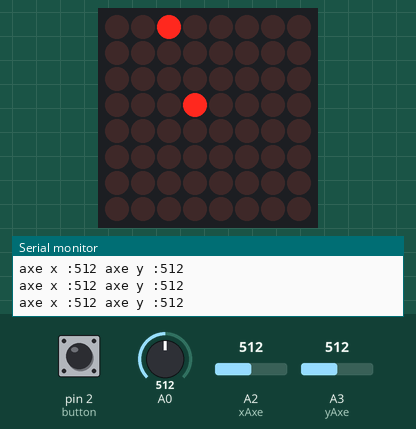
Simulated run of this sketch. Board: Arduino Uno, built with avr-gcc and run on an emulated ATmega328P. On the bench: 8×8 LED matrix, the last lines printed to the serial monitor. The inputs (shaded band) are chosen by the test bench; at power-on: A2 (xAxe) = 512, pin 2 (button) HIGH, A3 (yAxe) = 512, A0 = 512. Random numbers use the default seed unless the sketch sets one.

Above: at 1.2 s.
1.3 s: A2 (xAxe) set to 104
At 2.37 s:
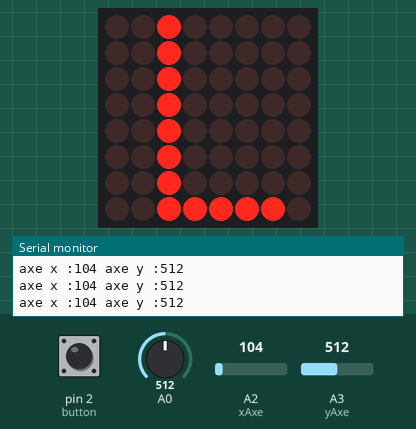
3.0 s: A2 (xAxe) set to 91
At 4.7 s:
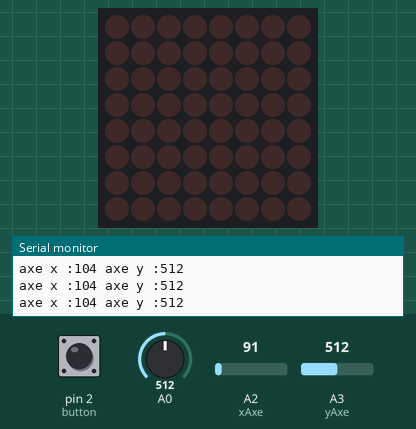
5.5 s: pin 2 (button) pulled LOW for 0.15 s
At 5.92 s:
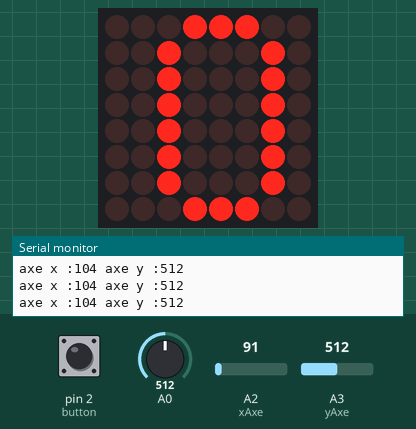
6.2 s: A3 (yAxe) set to 104
9.2 s: A3 (yAxe) set to 94
10.8 s: pin 2 (button) pulled LOW for 1 s
At 11.9 s:
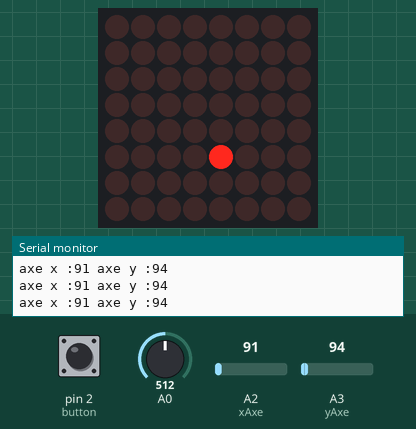

The sketch:

sketch_jeu1.ino
```cpp
#include "LedControl.h"

/*
 pin 12 is connected to the DataIn
 pin 11 is connected to the CLK
 pin 10 is connected to LOAD
 */
LedControl lc=LedControl(12,11,10,1);

unsigned long delaytime=75;

/*création d'une liste de paramètres d'un point, grace aux
quelles on pourra mettre à jour le déplacement du point*/
int columnState;
int rowState;
int columnStart;
int rowStart;
int pointParameters[4]={columnStart, rowStart, columnState, rowState};

//variable aléatoire pour recréer un nouveau point de départ
int rowOrColumn;
int startingPosition;
int highOrLow;

//joystick output
#define xAxe  A2
#define yAxe  A3
#define button 2


//Player position
int xPosition = 3;
int yPosition = 3;

void setup() {
  //pour restart
  delay(delaytime);
  //Player position
  xPosition = 3;
  yPosition = 3;
  /*
   The MAX72XX is in power-saving mode on startup,
   we have to do a wakeup call
   */
  lc.shutdown(0,false);
  /* Set the brightness to a medium values */
  lc.setIntensity(0,8);
  /* and clear the display */
  lc.clearDisplay(0);

  Serial.begin(9600);
  randomSeed(analogRead(0));

  pinMode(xAxe, INPUT);
  pinMode(yAxe, INPUT);
  pinMode(button, INPUT_PULLUP);

  //paramètres du premier point ennemie pour chaque début de partie
  columnStart = 4;
  rowStart = 0;
  columnState = 4;
  rowState = 0;


}


void loop() {
  collision();
  updateEnemies();
  player();

}

void player() {

  lc.setLed(0, xPosition, yPosition, true);

  if (analogRead(xAxe) > 1000) {

    if (xPosition == 7) {
      xPosition = 0 ;
      delay(delaytime);
      lc.setLed(0, 7, yPosition, false);

    }
   else {
    xPosition = xPosition + 1 ;
    delay(delaytime);
    lc.setLed(0, xPosition - 1, yPosition, false);
   }
  }

  if (analogRead(xAxe) < 100) {

    if (xPosition == 0) {
      xPosition = 7 ;
      delay(delaytime);
      lc.setLed(0, 0, yPosition, false);
    }
   else {
    xPosition = xPosition - 1 ;
    delay(delaytime);
    lc.setLed(0, xPosition + 1, yPosition, false);
   }
  }


  if (analogRead(yAxe) > 1000) {

    if (yPosition == 0) {
      yPosition = 7 ;
      delay(delaytime);
      lc.setLed(0, xPosition, 0, false);
    }
   else {
    yPosition = yPosition - 1 ;
    delay(delaytime);
    lc.setLed(0, xPosition, yPosition + 1, false);
   }
  }


  if (analogRead(yAxe) < 100) {

    if (yPosition == 7) {
      yPosition = 0 ;
      delay(delaytime);
      lc.setLed(0, xPosition, 7, false);
    }
   else {
    yPosition = yPosition + 1 ;
    delay(delaytime);
    lc.setLed(0, xPosition, yPosition - 1, false);
   }
  }

  Serial.print("axe x :");
  Serial.print(analogRead(xAxe));
  Serial.print(" axe y :");
  Serial.println(analogRead(yAxe));
}

void loose() {

  byte L[5]={ B11111111,B00000001,B00000001,B00000001,B00000001  };
  byte O[5]={ B01111110,B10000001,B10000001,B10000001,B01111110  };
  byte S[5]={ B00110001,B01001001,B01001001,B01001001,B01000110  };
  byte E[5]={ B11111110,B10010010,B10010010,B10010010,B00000000  };

  //lettre L
  lc.setColumn(0,2,255);
  lc.setColumn(0,3,1);
  lc.setColumn(0,4,1);
  lc.setColumn(0,5,1);
  lc.setColumn(0,6,1);
  delay(300);
  lc.clearDisplay(0);
  delay(150);

  //lettre O
  lc.setColumn(0,2,126);
  lc.setColumn(0,3,129);
  lc.setColumn(0,4,129);
  lc.setColumn(0,5,129);
  lc.setColumn(0,6,126);
  delay(300);
  lc.clearDisplay(0);
  delay(150);

  //lettre O
  lc.setColumn(0,2,126);
  lc.setColumn(0,3,129);
  lc.setColumn(0,4,129);
  lc.setColumn(0,5,129);
  lc.setColumn(0,6,126);
  delay(300);
  lc.clearDisplay(0);
  delay(150);

  //lettre S
  lc.setColumn(0,2,49);
  lc.setColumn(0,3,73);
  lc.setColumn(0,4,73);
  lc.setColumn(0,5,73);
  lc.setColumn(0,6,70);
  delay(300);
  lc.clearDisplay(0);
  delay(150);

  //lettre E
  lc.setColumn(0,2,255);
  lc.setColumn(0,3,137);
  lc.setColumn(0,4,137);
  lc.setColumn(0,5,137);
  lc.setColumn(0,6,137);
  delay(300);
  lc.clearDisplay(0);
  delay(500);

}

void updateEnemies() {

  //On éteint la led qui était allumer avant d'allumer la suivante
  lc.setLed(0, rowState, columnState, false);

  //boucle while lorsque le point ne sort pas de la matrice
  if ((rowState != abs(rowStart-7)) & (columnState != abs(columnStart-7) )) {
    if (rowStart == 0) {
      rowState = rowState + 1;
    }
    if (rowStart == 7) {
      rowState --;
    }
    if (columnStart == 0) {
      columnState ++;
    }
    if (columnStart == 7) {
      columnState --;
    }
  }
  //lorsque l'on sort de la boucle (de la matrice) on recrée un nouveau point de départ
  else {
    //on génère aléatoirement les nouveaux paramètres
    rowOrColumn = random(0,2);
    highOrLow = random(0,2);
    startingPosition = random(0,8);

    if (rowOrColumn == 0) {
      columnState = startingPosition;
      if (highOrLow = 0) {
        rowState = 0;
      }
      else {
        rowState = 7;
      }
    }
    else {
      rowState = startingPosition;
      if (highOrLow = 0) {
        columnState = 0;
      }
      else {
        columnState = 7;
      }
    }

    //On redéfinie les nouveaux points de départ
    columnStart = columnState;
    rowStart = rowState;

  }

  //On allume la nouvelle led
  lc.setLed(0, rowState, columnState, true);
  delay(delaytime);
}


void collision() {
  attachInterrupt(digitalPinToInterrupt(2), buttonPressed, FALLING);
  while ((xPosition == rowState) & (yPosition == columnState)) {
    loose();
 }
}

void buttonPressed() {
  setup();
}
```

Measured:
- the behaviour switches between 100 and 99 on A2 (xAxe) (found by bisection; images 1 and 2)
- what the display in image 2 shows lasts 0.5 s, from 4.4 s to 4.9 s
